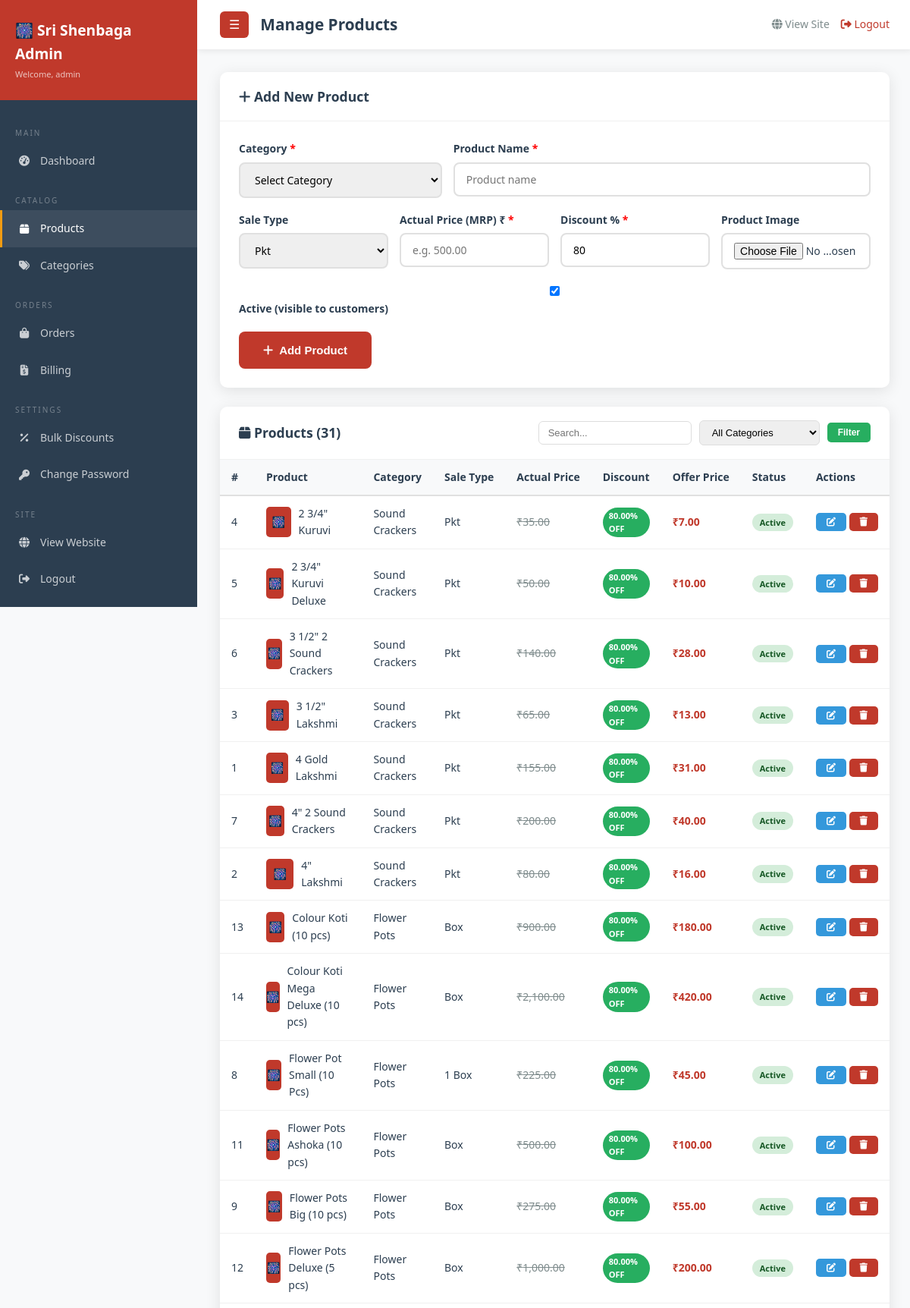
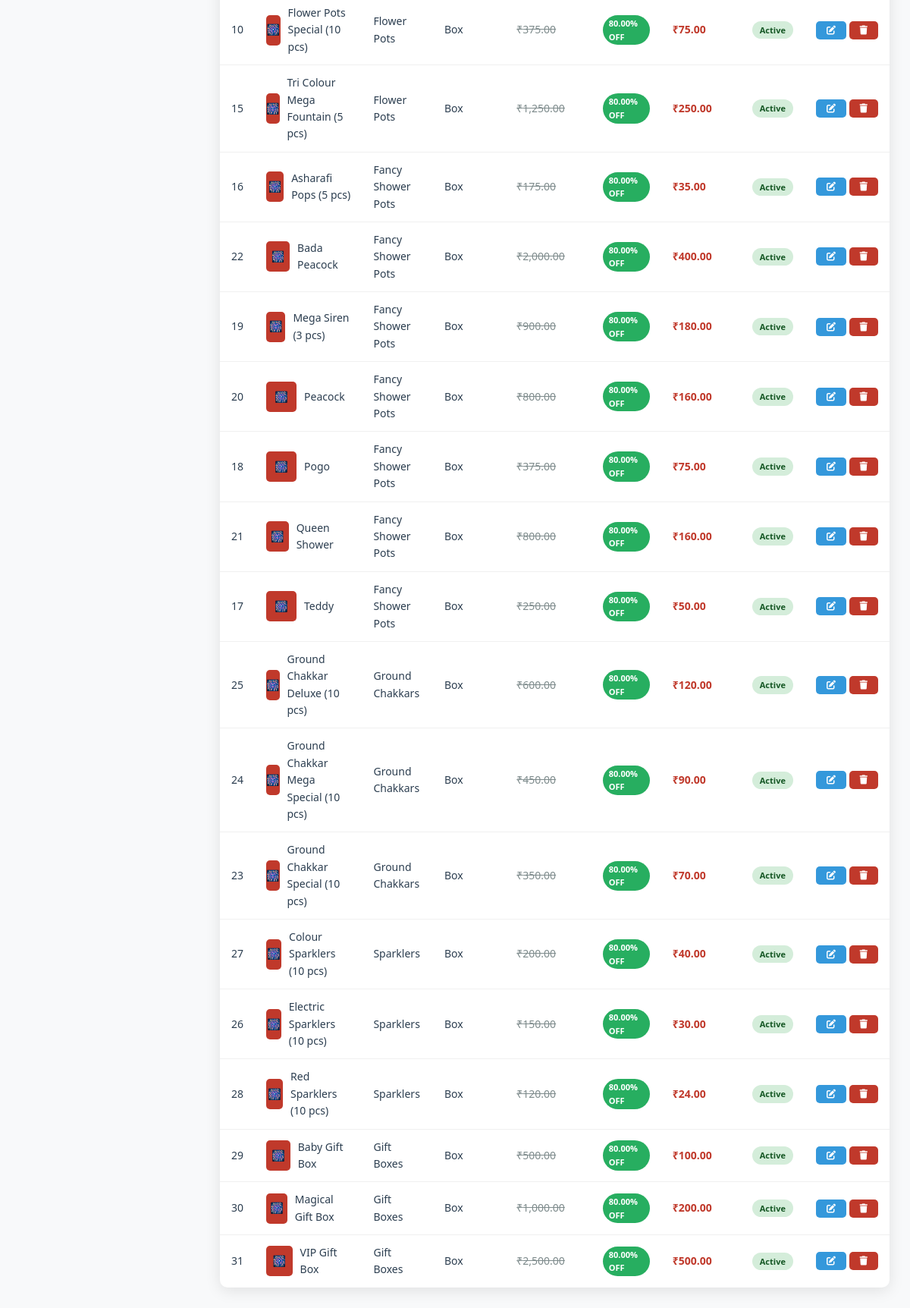
Page /admin/products.php (signed in) on the committed database (2 pictures, top to bottom).
### tables this page shows
CREATE TABLE IF NOT EXISTS products (
    id INT AUTO_INCREMENT PRIMARY KEY,
    category_id INT NOT NULL,
    name VARCHAR(200) NOT NULL,
    sale_type VARCHAR(50) DEFAULT 'Pkt',
    actual_price DECIMAL(10,2) NOT NULL,
    discount_percent DECIMAL(5,2) DEFAULT 80.00,
    image VARCHAR(255) DEFAULT '',
    is_active TINYINT(1) DEFAULT 1,
    created_at TIMESTAMP DEFAULT CURRENT_TIMESTAMP,
    updated_at TIMESTAMP DEFAULT CURRENT_TIMESTAMP ON UPDATE CURRENT_TIMESTAMP,
    FOREIGN KEY (category_id) REFERENCES categories(id) ON DELETE CASCADE
);

CREATE TABLE IF NOT EXISTS categories (
    id INT AUTO_INCREMENT PRIMARY KEY,
    name VARCHAR(100) NOT NULL,
    sort_order INT DEFAULT 0,
    created_at TIMESTAMP DEFAULT CURRENT_TIMESTAMP
);

### includes/config.php (called while the page is built, shortened)
<?php
function calcDiscountPrice($actual_price, $discount_percent) {
    return round($actual_price * (1 - $discount_percent / 100), 2);
}
?>

### admin/products.php (the view, shortened to what this page needs)
<?php
require_once __DIR__ . '/admin_header.php';
$db = getDB();
$edit_product = null;
$search = trim($_GET['search'] ?? '');
$where = ['1=1'];
$where_sql = implode(' AND ', $where);
$products = $db->query("SELECT p.*, c.name as cat_name FROM products p JOIN categories c ON p.category_id=c.id WHERE $where_sql ORDER BY c.sort_order, p.name")->fetch_all(MYSQLI_ASSOC);
?>
<div class="card">
    <div class="card-header">
        <h2><?php echo $edit_product ? '<i class="fas fa-edit"></i> Edit Product' : '<i class="fas fa-plus"></i> Add New Product'; ?></h2>
    </div>
    <div class="card-body">
    <form method="POST" enctype="multipart/form-data" class="admin-form">
        <div style="display:grid;grid-template-columns:1fr 1fr 1fr;gap:15px;">
            <div class="form-group">
                <label>Category <span style="color:red">*</span></label>
                <select name="category_id" required>
                    <option value="">Select Category</option>
                </select>
            </div>
            <div class="form-group" style="grid-column:span 2;">
                <label>Product Name <span style="color:red">*</span></label>
                <input type="text" name="name" value="<?php echo htmlspecialchars($edit_product['name']??''); ?>" placeholder="Product name" required>
            </div>
        </div>
        <div style="display:grid;grid-template-columns:1fr 1fr 1fr 1fr;gap:15px;">
            <div class="form-group">
                <label>Sale Type</label>
                <select name="sale_type">
                    <?php foreach(['Pkt','Box','1 Box','Roll','Piece','Set','Dozen'] as $st): ?>
                    <option value="<?php echo $st; ?>" <?php echo ($edit_product && $edit_product['sale_type']==$st)?'selected':''; ?>><?php echo $st; ?></option>
                    <?php endforeach; ?>
                </select>
            </div>
            <div class="form-group">
                <label>Actual Price (MRP) ₹ <span style="color:red">*</span></label>
                <input type="number" step="0.01" min="0.01" name="actual_price" id="actual_price" value="<?php echo $edit_product['actual_price']??''; ?>" placeholder="e.g. 500.00" required>
            </div>
            <div class="form-group">
                <label>Discount % <span style="color:red">*</span></label>
                <input type="number" step="0.01" min="0" max="100" name="discount_percent" id="discount_percent" value="<?php echo $edit_product['discount_percent']??80; ?>" placeholder="80" required>
            </div>
            <div class="form-group">
                <label>Product Image</label>
                <input type="file" name="image" accept="image/*">
            </div>
        </div>
        <div class="form-group">
            <label><input type="checkbox" name="is_active" value="1" <?php echo (!isset($edit_product) || $edit_product['is_active'])?'checked':''; ?>> Active (visible to customers)</label>
        </div>
        <button type="submit" class="btn btn-red"><?php echo $edit_product ? '<i class="fas fa-save"></i> Update Product' : '<i class="fas fa-plus"></i> Add Product'; ?></button>
    </form>
    </div>
</div>
<div class="card">
    <div class="card-header">
        <h2><i class="fas fa-box"></i> Products (<?php echo count($products); ?>)</h2>
        <form method="GET" style="display:flex;gap:10px;align-items:center;">
            <input type="text" name="search" placeholder="Search..." value="<?php echo htmlspecialchars($search); ?>" style="padding:7px 12px;border:1px solid #ddd;border-radius:6px;font-size:13px;">
            <select name="cat" style="padding:7px 12px;border:1px solid #ddd;border-radius:6px;font-size:13px;">
                <option value="">All Categories</option>
            </select>
            <button type="submit" class="btn-sm btn-view">Filter</button>
        </form>
    </div>
    <div style="overflow-x:auto;">
    <table class="admin-table">
        <thead>
            <tr><th>#</th><th>Product</th><th>Category</th><th>Sale Type</th><th>Actual Price</th><th>Discount</th><th>Offer Price</th><th>Status</th><th>Actions</th></tr>
        </thead>
        <tbody>
        <?php foreach($products as $p):
            $disc_price = calcDiscountPrice($p['actual_price'], $p['discount_percent']);
        ?>
        <tr>
            <td><?php echo $p['id']; ?></td>
            <td>
                <div style="display:flex;align-items:center;gap:10px;">
                    <?php if (!empty($p['image']) && file_exists(dirname(__DIR__).'/uploads/'.$p['image'])): ?>
                    <img src="<?php echo BASE_URL; ?>/uploads/<?php echo htmlspecialchars($p['image']); ?>" style="width:40px;height:40px;object-fit:cover;border-radius:5px;">
                    <?php else: ?>
                    <div style="width:40px;height:40px;background:var(--primary);border-radius:5px;display:flex;align-items:center;justify-content:center;color:#fff;">🎆</div>
                    <?php endif; ?>
                    <span><?php echo htmlspecialchars($p['name']); ?></span>
                </div>
            </td>
            <td><?php echo htmlspecialchars($p['cat_name']); ?></td>
            <td><?php echo htmlspecialchars($p['sale_type']); ?></td>
            <td><span style="text-decoration:line-through;color:var(--gray);">₹<?php echo number_format($p['actual_price'],2); ?></span></td>
            <td><span class="discount-tag"><?php echo $p['discount_percent']; ?>% OFF</span></td>
            <td><strong style="color:var(--primary);">₹<?php echo number_format($disc_price,2); ?></strong></td>
            <td>
                <a href="?toggle=<?php echo $p['id']; ?>" onclick="return confirm('Toggle status?')">
                    <span class="badge badge-<?php echo $p['is_active']?'active':'inactive'; ?>"><?php echo $p['is_active']?'Active':'Inactive'; ?></span>
                </a>
            </td>
            <td style="white-space:nowrap;">
                <a href="?edit=<?php echo $p['id']; ?>" class="btn-sm btn-edit"><i class="fas fa-edit"></i></a>
                <a href="?delete=<?php echo $p['id']; ?>" class="btn-sm btn-delete" onclick="return confirm('Delete this product?')"><i class="fas fa-trash"></i></a>
            </td>
        </tr>
        <?php endforeach; ?>
        </tbody>
    </table>
    </div>
</div>
<?php require_once __DIR__ . '/admin_footer.php'; ?>

### css/style.css (style rules this page uses)
*, *::before, *::after { box-sizing: border-box; margin: 0; padding: 0; }
:root { --primary: #c0392b; --primary-dark: #96281b; --primary-light: #e74c3c; --secondary: #f39c12; --accent: #27ae60; --dark: #2c3e50; --light: #ecf0f1; --gray: #7f8c8d; --white: #ffffff; --shadow: 0 4px 20px rgba(0,0,0,0.1); --radius: 10px; --transition: all 0.3s ease; }
html { scroll-behavior: smooth; }
body { font-family: 'Segoe UI', Tahoma, sans-serif; background: #f8f9fa; color: var(--dark); line-height: 1.6; }
a { text-decoration: none; color: inherit; }
.btn { padding: 14px 30px; border-radius: 8px; font-weight: 600; font-size: 15px; display: inline-flex; align-items: center; gap: 8px; cursor: pointer; transition: var(--transition); border: 2px solid transparent; }
.btn-red { background: var(--primary); color: #fff; }
.discount-tag { background: var(--accent); color: #fff; padding: 2px 8px; border-radius: 20px; font-size: 11px; font-weight: 600; display: inline-block; }
.form-group { margin-bottom: 18px; }
.form-group label { display: block; font-size: 14px; font-weight: 600; color: var(--dark); margin-bottom: 6px; }
.form-group label span { color: var(--primary); }
.form-group input, .form-group textarea, .form-group select { width: 100%; padding: 11px 15px; border: 2px solid #e0e0e0; border-radius: 8px; font-size: 14px; transition: var(--transition); outline: none; font-family: inherit; }
.card { background: var(--white); border-radius: var(--radius); box-shadow: var(--shadow); overflow: hidden; margin-bottom: 25px; }
.card-header { padding: 18px 25px; display: flex; justify-content: space-between; align-items: center; border-bottom: 1px solid #f0f0f0; }
.card-header h2 { font-size: 1.1rem; color: var(--dark); }
.card-body { padding: 25px; }
.admin-table { width: 100%; border-collapse: collapse; font-size: 14px; }
.admin-table th { background: #f8f9fa; padding: 12px 15px; text-align: left; font-weight: 600; color: var(--dark); border-bottom: 2px solid #e0e0e0; white-space: nowrap; }
.admin-table td { padding: 12px 15px; border-bottom: 1px solid #f0f0f0; vertical-align: middle; }
.admin-table tr:last-child td { border-bottom: none; }
.badge { padding: 3px 10px; border-radius: 20px; font-size: 11px; font-weight: 600; display: inline-block; }
.badge-active { background: #d4edda; color: #155724; }
.btn-sm { padding: 6px 14px; font-size: 12px; border-radius: 5px; border: none; cursor: pointer; font-weight: 600; transition: var(--transition); display: inline-flex; align-items: center; gap: 5px; }
.btn-edit { background: #3498db; color: #fff; }
.btn-delete { background: var(--primary); color: #fff; }
.btn-view { background: var(--accent); color: #fff; }
.admin-form .form-group label { color: var(--dark); }

### rows in the picture
products: id "4", name "2 3/4\" Kuruvi", category.name "Sound Crackers", sale_type "Pkt", actual_price "35.00", discount_percent "80.00", disc_price "7.00", is_active "Active"
products: id "5", name "2 3/4\" Kuruvi Deluxe", category.name "Sound Crackers", sale_type "Pkt", actual_price "50.00", discount_percent "80.00", disc_price "10.00", is_active "Active"
products: id "6", name "3 1/2\" 2 Sound Crackers", category.name "Sound Crackers", sale_type "Pkt", actual_price "140.00", discount_percent "80.00", disc_price "28.00", is_active "Active"
products: id "3", name "3 1/2\" Lakshmi", category.name "Sound Crackers", sale_type "Pkt", actual_price "65.00", discount_percent "80.00", disc_price "13.00", is_active "Active"
products: id "1", name "4 Gold Lakshmi", category.name "Sound Crackers", sale_type "Pkt", actual_price "155.00", discount_percent "80.00", disc_price "31.00", is_active "Active"
products: id "7", name "4\" 2 Sound Crackers", category.name "Sound Crackers", sale_type "Pkt", actual_price "200.00", discount_percent "80.00", disc_price "40.00", is_active "Active"
products: id "2", name "4\" Lakshmi", category.name "Sound Crackers", sale_type "Pkt", actual_price "80.00", discount_percent "80.00", disc_price "16.00", is_active "Active"
products: id "13", name "Colour Koti (10 pcs)", category.name "Flower Pots", sale_type "Box", actual_price "900.00", discount_percent "80.00", disc_price "180.00", is_active "Active"
products: id "14", name "Colour Koti Mega Deluxe (10 pcs)", category.name "Flower Pots", sale_type "Box", actual_price "2,100.00", discount_percent "80.00", disc_price "420.00", is_active "Active"
products: id "8", name "Flower Pot Small (10 Pcs)", category.name "Flower Pots", sale_type "1 Box", actual_price "225.00", discount_percent "80.00", disc_price "45.00", is_active "Active"
products: id "11", name "Flower Pots Ashoka (10 pcs)", category.name "Flower Pots", sale_type "Box", actual_price "500.00", discount_percent "80.00", disc_price "100.00", is_active "Active"
products: id "9", name "Flower Pots Big (10 pcs)", category.name "Flower Pots", sale_type "Box", actual_price "275.00", discount_percent "80.00", disc_price "55.00", is_active "Active"
products: id "12", name "Flower Pots Deluxe (5 pcs)", category.name "Flower Pots", sale_type "Box", actual_price "1,000.00", discount_percent "80.00", disc_price "200.00", is_active "Active"
products: id "10", name "Flower Pots Special (10 pcs)", category.name "Flower Pots", sale_type "Box", actual_price "375.00", discount_percent "80.00", disc_price "75.00", is_active "Active"
products: id "15", name "Tri Colour Mega Fountain (5 pcs)", category.name "Flower Pots", sale_type "Box", actual_price "1,250.00", discount_percent "80.00", disc_price "250.00", is_active "Active"
products: id "16", name "Asharafi Pops (5 pcs)", category.name "Fancy Shower Pots", sale_type "Box", actual_price "175.00", discount_percent "80.00", disc_price "35.00", is_active "Active"
products: id "22", name "Bada Peacock", category.name "Fancy Shower Pots", sale_type "Box", actual_price "2,000.00", discount_percent "80.00", disc_price "400.00", is_active "Active"
products: id "19", name "Mega Siren (3 pcs)", category.name "Fancy Shower Pots", sale_type "Box", actual_price "900.00", discount_percent "80.00", disc_price "180.00", is_active "Active"
products: id "20", name "Peacock", category.name "Fancy Shower Pots", sale_type "Box", actual_price "800.00", discount_percent "80.00", disc_price "160.00", is_active "Active"
products: id "18", name "Pogo", category.name "Fancy Shower Pots", sale_type "Box", actual_price "375.00", discount_percent "80.00", disc_price "75.00", is_active "Active"
products: id "21", name "Queen Shower", category.name "Fancy Shower Pots", sale_type "Box", actual_price "800.00", discount_percent "80.00", disc_price "160.00", is_active "Active"
products: id "17", name "Teddy", category.name "Fancy Shower Pots", sale_type "Box", actual_price "250.00", discount_percent "80.00", disc_price "50.00", is_active "Active"
products: id "25", name "Ground Chakkar Deluxe (10 pcs)", category.name "Ground Chakkars", sale_type "Box", actual_price "600.00", discount_percent "80.00", disc_price "120.00", is_active "Active"
products: id "24", name "Ground Chakkar Mega Special (10 pcs)", category.name "Ground Chakkars", sale_type "Box", actual_price "450.00", discount_percent "80.00", disc_price "90.00", is_active "Active"
products: id "23", name "Ground Chakkar Special (10 pcs)", category.name "Ground Chakkars", sale_type "Box", actual_price "350.00", discount_percent "80.00", disc_price "70.00", is_active "Active"
products: id "27", name "Colour Sparklers (10 pcs)", category.name "Sparklers", sale_type "Box", actual_price "200.00", discount_percent "80.00", disc_price "40.00", is_active "Active"
products: id "26", name "Electric Sparklers (10 pcs)", category.name "Sparklers", sale_type "Box", actual_price "150.00", discount_percent "80.00", disc_price "30.00", is_active "Active"
products: id "28", name "Red Sparklers (10 pcs)", category.name "Sparklers", sale_type "Box", actual_price "120.00", discount_percent "80.00", disc_price "24.00", is_active "Active"
products: id "29", name "Baby Gift Box", category.name "Gift Boxes", sale_type "Box", actual_price "500.00", discount_percent "80.00", disc_price "100.00", is_active "Active"
products: id "30", name "Magical Gift Box", category.name "Gift Boxes", sale_type "Box", actual_price "1,000.00", discount_percent "80.00", disc_price "200.00", is_active "Active"
products: id "31", name "VIP Gift Box", category.name "Gift Boxes", sale_type "Box", actual_price "2,500.00", discount_percent "80.00", disc_price "500.00", is_active "Active"

### other values in the picture
$_SESSION['admin_user'] "admin"
$admin_title "Manage Products"
count($products) "31"
form field sale_type "Pkt"
